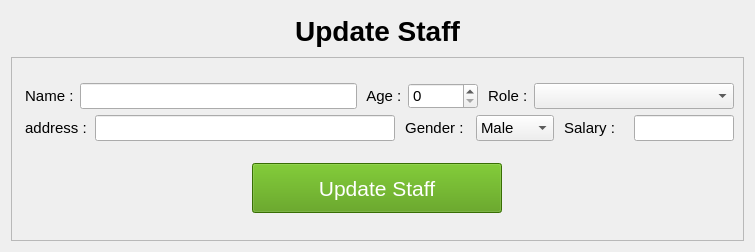
<?xml version="1.0" encoding="UTF-8"?>
<ui version="4.0">
 <class>Form</class>
 <widget class="QWidget" name="Form">
  <property name="geometry">
   <rect>
    <x>0</x>
    <y>0</y>
    <width>755</width>
    <height>252</height>
   </rect>
  </property>
  <property name="windowTitle">
   <string>update staff</string>
  </property>
  <property name="windowIcon">
   <iconset>
    <normaloff>icons/edit.png</normaloff>icons/edit.png</iconset>
  </property>
  <layout class="QVBoxLayout" name="verticalLayout_3">
   <item>
    <widget class="QPushButton" name="pushButton_2">
     <property name="font">
      <font>
       <pointsize>21</pointsize>
       <weight>75</weight>
       <bold>true</bold>
      </font>
     </property>
     <property name="text">
      <string>Update Staff</string>
     </property>
     <property name="icon">
      <iconset>
       <normaloff>icons/edit.png</normaloff>icons/edit.png</iconset>
     </property>
     <property name="iconSize">
      <size>
       <width>30</width>
       <height>30</height>
      </size>
     </property>
     <property name="flat">
      <bool>true</bool>
     </property>
    </widget>
   </item>
   <item>
    <widget class="QScrollArea" name="scrollArea">
     <property name="font">
      <font>
       <pointsize>11</pointsize>
      </font>
     </property>
     <property name="widgetResizable">
      <bool>true</bool>
     </property>
     <widget class="QWidget" name="scrollAreaWidgetContents">
      <property name="geometry">
       <rect>
        <x>0</x>
        <y>0</y>
        <width>731</width>
        <height>170</height>
       </rect>
      </property>
      <layout class="QVBoxLayout" name="verticalLayout_2">
       <item>
        <layout class="QVBoxLayout" name="verticalLayout">
         <item>
          <layout class="QHBoxLayout" name="horizontalLayout">
           <item>
            <widget class="QLabel" name="label_3">
             <property name="maximumSize">
              <size>
               <width>100</width>
               <height>16777215</height>
              </size>
             </property>
             <property name="font">
              <font>
               <pointsize>11</pointsize>
              </font>
             </property>
             <property name="text">
              <string> Name :</string>
             </property>
            </widget>
           </item>
           <item>
            <widget class="QLineEdit" name="lineEdit_2"/>
           </item>
           <item>
            <widget class="QLabel" name="label">
             <property name="text">
              <string> Age :</string>
             </property>
            </widget>
           </item>
           <item>
            <widget class="QSpinBox" name="spinBox">
             <property name="minimumSize">
              <size>
               <width>70</width>
               <height>1</height>
              </size>
             </property>
            </widget>
           </item>
           <item>
            <widget class="QLabel" name="label_5">
             <property name="text">
              <string> Role :</string>
             </property>
            </widget>
           </item>
           <item>
            <widget class="QComboBox" name="comboBox">
             <property name="minimumSize">
              <size>
               <width>200</width>
               <height>1</height>
              </size>
             </property>
            </widget>
           </item>
          </layout>
         </item>
         <item>
          <layout class="QHBoxLayout" name="horizontalLayout_7">
           <item>
            <widget class="QLabel" name="label_2">
             <property name="maximumSize">
              <size>
               <width>100</width>
               <height>16777215</height>
              </size>
             </property>
             <property name="text">
              <string> address :</string>
             </property>
            </widget>
           </item>
           <item>
            <widget class="QLineEdit" name="lineEdit">
             <property name="sizePolicy">
              <sizepolicy hsizetype="Expanding" vsizetype="Fixed">
               <horstretch>0</horstretch>
               <verstretch>0</verstretch>
              </sizepolicy>
             </property>
             <property name="maximumSize">
              <size>
               <width>300</width>
               <height>16777215</height>
              </size>
             </property>
            </widget>
           </item>
           <item>
            <widget class="QLabel" name="label_4">
             <property name="maximumSize">
              <size>
               <width>100</width>
               <height>16777215</height>
              </size>
             </property>
             <property name="text">
              <string> Gender :</string>
             </property>
            </widget>
           </item>
           <item>
            <widget class="QComboBox" name="comboBox_2">
             <item>
              <property name="text">
               <string>Male</string>
              </property>
             </item>
             <item>
              <property name="text">
               <string>Female</string>
              </property>
             </item>
            </widget>
           </item>
           <item>
            <widget class="QLabel" name="label_6">
             <property name="text">
              <string> Salary :</string>
             </property>
            </widget>
           </item>
           <item>
            <widget class="QLineEdit" name="lineEdit_3">
             <property name="maximumSize">
              <size>
               <width>100</width>
               <height>16777215</height>
              </size>
             </property>
            </widget>
           </item>
          </layout>
         </item>
        </layout>
       </item>
       <item>
        <layout class="QHBoxLayout" name="horizontalLayout_8">
         <item>
          <widget class="QPushButton" name="addrecord">
           <property name="maximumSize">
            <size>
             <width>250</width>
             <height>50</height>
            </size>
           </property>
           <property name="font">
            <font>
             <pointsize>16</pointsize>
             <weight>50</weight>
             <bold>false</bold>
            </font>
           </property>
           <property name="styleSheet">
            <string notr="true">background-color: rgb(78, 154, 6);
color: rgb(255, 255, 255);</string>
           </property>
           <property name="text">
            <string>Update Staff</string>
           </property>
          </widget>
         </item>
        </layout>
       </item>
      </layout>
     </widget>
    </widget>
   </item>
  </layout>
 </widget>
 <resources/>
 <connections/>
</ui>
